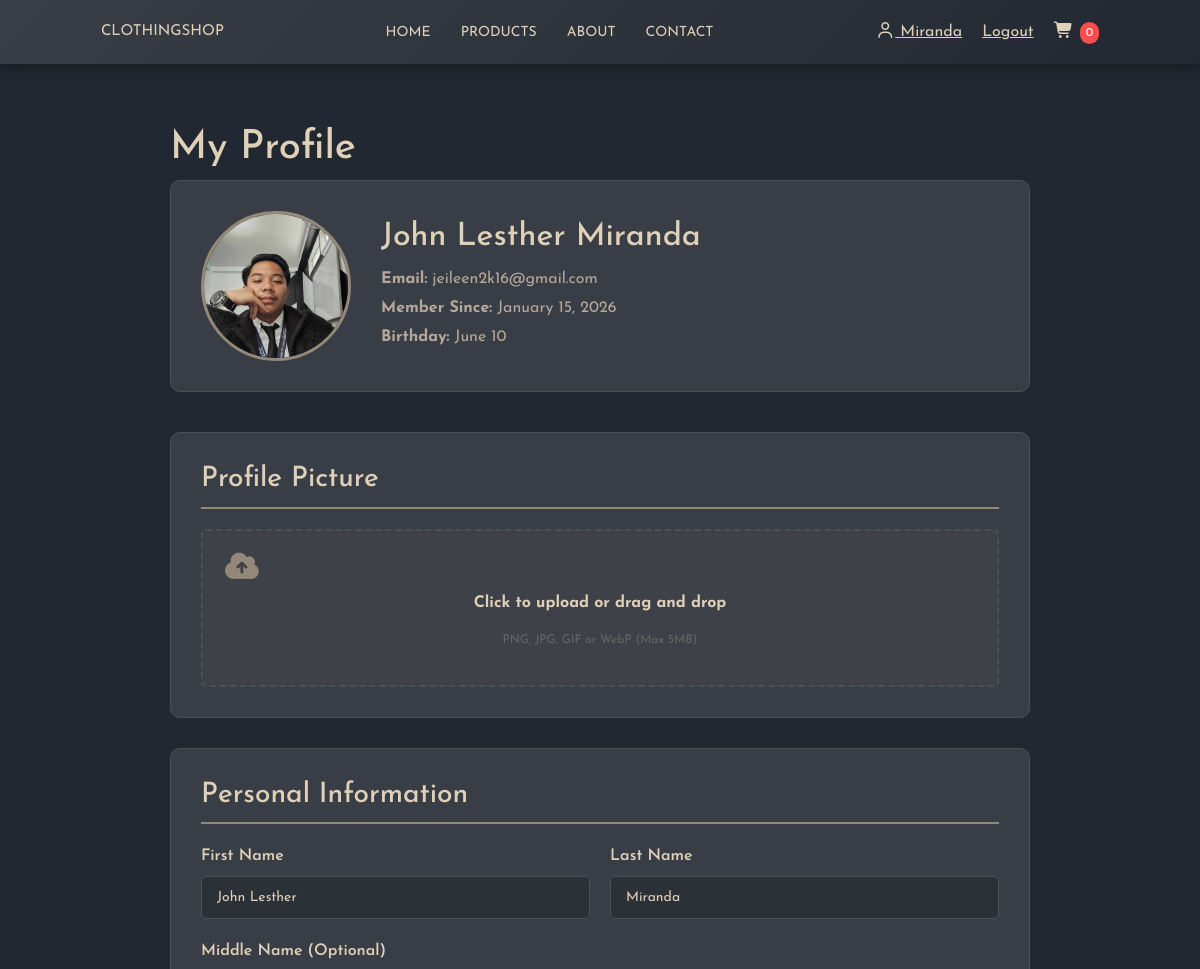
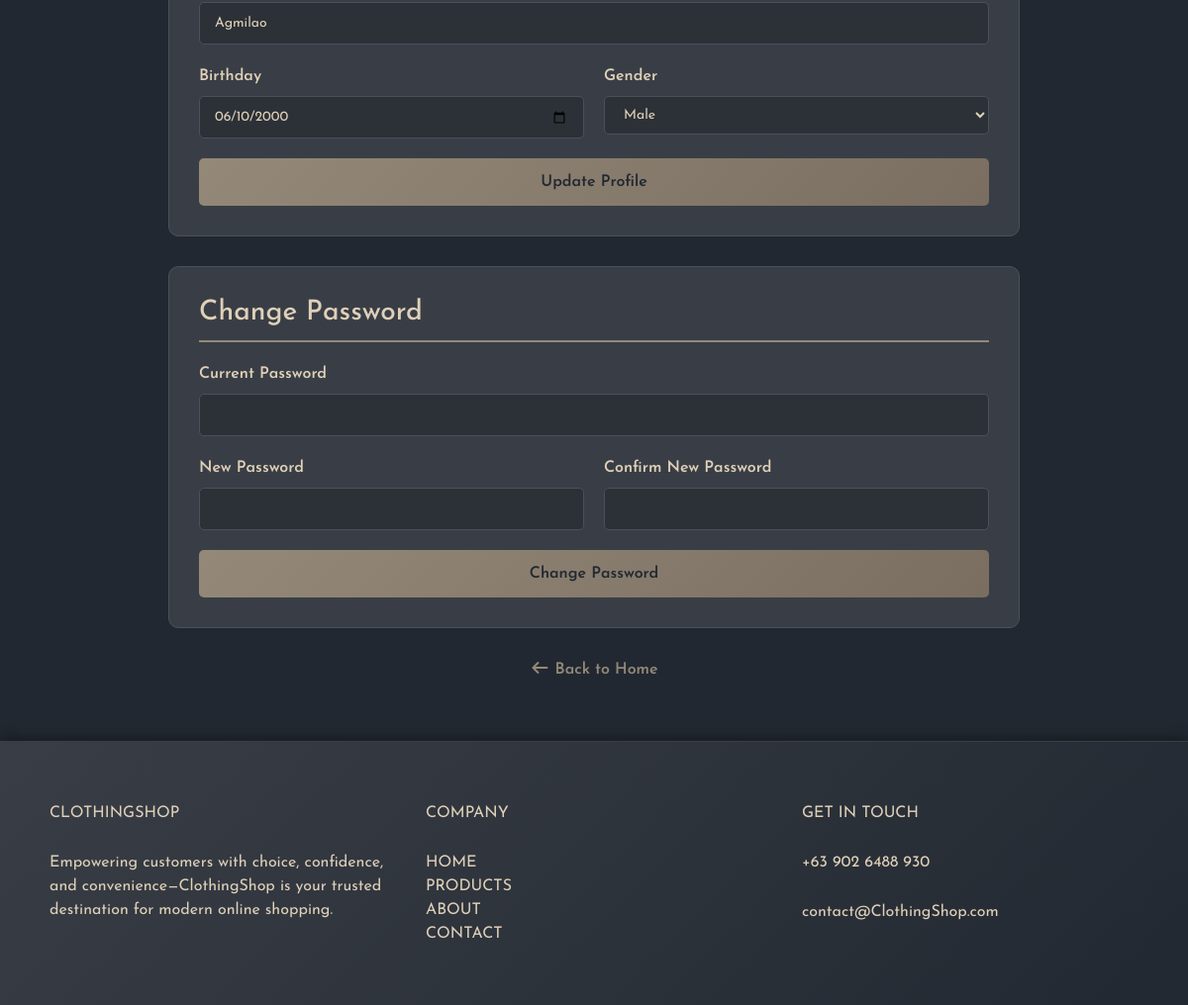
The app's page /profile.php (signed in) with its own data (2 pictures, top to bottom).
### tables this page shows
CREATE TABLE `users` (
  `id` int(10) UNSIGNED NOT NULL,
  `firstName` varchar(255) NOT NULL,
  `lastName` varchar(255) NOT NULL,
  `middleName` varchar(255) NOT NULL,
  `email` varchar(255) NOT NULL,
  `password` varchar(255) NOT NULL,
  `birthday` date NOT NULL,
  `gender` varchar(20) NOT NULL,
  `createdAt` timestamp NOT NULL DEFAULT current_timestamp() COMMENT 'User account creation date and time',
  `profile_picture` varchar(255) DEFAULT NULL
);

### session.php (called while the page is built, shortened)
<?php
function isLoggedIn(){
    return !empty($_SESSION['user_id']);
}
?>

### profile.php (the view, shortened to what this page needs)
<?php
require_once 'session.php';
require_once 'config.php';
$user_id = $_SESSION['user_id'];
$query = "SELECT * FROM users WHERE id = ?";
$stmt = $conn->prepare($query);
$stmt->bind_param("i", $user_id);
$stmt->execute();
$result = $stmt->get_result();
$user = $result->fetch_assoc();
?>
<!DOCTYPE html>
<html lang="en">
<head>
    <link rel="stylesheet" href="https://cdnjs.cloudflare.com/ajax/libs/font-awesome/7.0.1/css/all.min.css" />
    <link href="https://cdn.jsdelivr.net/npm/bootstrap@5.0.2/dist/css/bootstrap.min.css" rel="stylesheet">
    <link rel="stylesheet" href="style.css">
</head>
<body>
    <header>
        <div class="mylogo">CLOTHINGSHOP</div>
        <nav>
            <a href="index.php">HOME</a>
            <a href="products.php">PRODUCTS</a>
            <a href="about.php">ABOUT</a>
            <a href="contact.php">CONTACT</a>
        </nav>
        <div class="logsign">
            <?php if(isLoggedIn()): ?>
                <a href="profile.php"><i class="fa-regular fa-user"></i> <?php echo htmlspecialchars($_SESSION['user_name']); ?></a>
                <a href="logout.php">Logout</a>
            <?php else: ?>
                <a href="login.php"><i class="fa-regular fa-user"></i></a>
            <?php endif; ?>
            <a href="cart.php" id="cart-link"><i class="fa-solid fa-cart-shopping"></i><span id="cart-count" class="cart-badge">0</span></a>
        </div>
    </header>
    <div class="profile-container">
        <h1>My Profile</h1>
        <div class="profile-header">
            <div>
                <?php
                $profilePic = !empty($user['profile_picture']) && file_exists($user['profile_picture'])
                    ? $user['profile_picture']
                    : 'https://via.placeholder.com/150';
                ?>
                <img src="<?php echo htmlspecialchars($profilePic); ?>" alt="Profile Picture" class="profile-picture">
            </div>
            <div class="profile-info">
                <h2><?php echo htmlspecialchars($user['firstName'] . ' ' . $user['lastName']); ?></h2>
                <p><strong>Email:</strong> <?php echo htmlspecialchars($user['email']); ?></p>
                <p><strong>Member Since:</strong> <?php echo date('F d, Y', strtotime($user['createdAt'])); ?></p>
                <p><strong>Birthday:</strong> <?php echo !empty($user['birthday']) ? date('F d', strtotime($user['birthday'])) : 'Not set'; ?></p>
            </div>
        </div>
        <div class="form-section">
            <h3>Profile Picture</h3>
            <form method="POST" enctype="multipart/form-data">
                <div class="picture-upload-area" onclick="document.getElementById('pictureInput').click();">
                    <i class="fas fa-cloud-upload-alt" style="font-size: 30px; color: #948979; margin-bottom: 10px; display: block;"></i>
                    <p><strong>Click to upload or drag and drop</strong></p>
                    <p style="color: #666; font-size: 12px;">PNG, JPG, GIF or WebP (Max 5MB)</p>
                </div>
            </form>
        </div>
        <div class="form-section">
            <h3>Personal Information</h3>
            <form method="POST">
                <div class="form-row">
                    <div class="form-group">
                        <label for="firstName">First Name</label>
                        <input type="text" id="firstName" name="firstName" value="<?php echo htmlspecialchars($user['firstName']); ?>" required>
                    </div>
                    <div class="form-group">
                        <label for="lastName">Last Name</label>
                        <input type="text" id="lastName" name="lastName" value="<?php echo htmlspecialchars($user['lastName']); ?>" required>
                    </div>
                </div>
                <div class="form-group">
                    <label for="middleName">Middle Name (Optional)</label>
                    <input type="text" id="middleName" name="middleName" value="<?php echo htmlspecialchars($user['middleName'] ?? ''); ?>">
                </div>
                <div class="form-row">
                    <div class="form-group">
                        <label for="birthday">Birthday</label>
                        <input type="date" id="birthday" name="birthday" value="<?php echo htmlspecialchars($user['birthday'] ?? ''); ?>">
                    </div>
                    <div class="form-group">
                        <label for="gender">Gender</label>
                        <select id="gender" name="gender">
                            <option value="Male" <?php echo ($user['gender'] === 'Male') ? 'selected' : ''; ?>>Male</option>
                        </select>
                    </div>
                </div>
                <button type="submit" name="update_profile" class="btn-submit">Update Profile</button>
            </form>
        </div>
        <div class="form-section">
            <h3>Change Password</h3>
            <form method="POST">
                <div class="form-group">
                    <label for="current_password">Current Password</label>
                    <input type="password" id="current_password" name="current_password" required>
                </div>
                <div class="form-row">
                    <div class="form-group">
                        <label for="new_password">New Password</label>
                        <input type="password" id="new_password" name="new_password" required>
                    </div>
                    <div class="form-group">
                        <label for="confirm_password">Confirm New Password</label>
                        <input type="password" id="confirm_password" name="confirm_password" required>
                    </div>
                </div>
                <button type="submit" name="change_password" class="btn-submit">Change Password</button>
            </form>
        </div>
        <div style="text-align: center; margin-top: 30px;">
            <a href="index.php" style="color: #948979; text-decoration: none; font-weight: 600;">
                <i class="fas fa-arrow-left"></i> Back to Home
            </a>
        </div>
    </div>
    <footer>
        <div class="container">
            <div class="row">
                <div class="col">
                    <p class="Clo">CLOTHINGSHOP</p>
                    <p>Empowering customers with choice, confidence, and convenience—ClothingShop is your trusted destination for modern online shopping.</p>
                </div>
                <div class="col">
                    <p class="Com">COMPANY</p>
                    <div class="footer-links">
                        <a href="index.php">HOME</a>
                        <a href="products.php">PRODUCTS</a>
                        <a href="about.php">ABOUT</a>
                        <a href="contact.php">CONTACT</a>
                    </div>
                </div>
                <div class="col">
                    <p class="Git">GET IN TOUCH</p>
                    <p>+63 902 6488 930</p>
                    <p>contact@ClothingShop.com</p>
                </div>
            </div>
        </div>
    </footer>
</body>
</html>

### style.css (style rules this page uses)
* { margin: 0; padding: 0; box-sizing: border-box; font-family: "Josefin Sans", sans-serif; font-optical-sizing: auto; font-style: normal; }
body { background-color: #222831; color: #DFD0B8; }
header { color: #DFD0B8; background: linear-gradient(135deg, #393E46 0%, #222831 100%); display: flex; align-items: center; justify-content: space-around; padding: 20px; box-shadow: 0 4px 12px rgba(0, 0, 0, 0.3); }
header .mylogo { cursor: pointer; font-size: 15px; }
nav { display: flex; gap: 30px; }
nav a { color: #DFD0B8; text-decoration: none; font-size: 14px; transition: transform 0.3s ease; }
header .logsign { display: flex; gap: 20px; }
.logsign a { color: #DFD0B8; cursor: pointer; transition: transform 0.3s ease; }
.container { margin-top: 50px; margin-bottom: 50px; }
footer { background: linear-gradient(135deg, #393E46 0%, #222831 100%); color: #DFD0B8; padding: 10px 0; margin-top: 5px; box-shadow: 0 -4px 12px rgba(0, 0, 0, 0.3); border-top: 1px solid #393E46; }
footer .col { display: flex; flex-direction: column; gap: 10px; padding: 0 20px; }
footer .col p { color: #DFD0B8; }
footer .col .footer-links a { display: block; color: #DFD0B8; text-decoration: none; transition: transform 0.3s ease; }
.cart-badge { display: inline-block; background: #ff4d4f; color: #fff; font-size: 12px; padding: 2px 6px; border-radius: 12px; margin-left: 6px; }
.btn-submit { background: linear-gradient(135deg, #948979 0%, #7a6e60 100%); color: #222831; border: none; padding: 12px 40px; border-radius: 6px; font-size: 16px; font-weight: bold; cursor: pointer; transition: all 0.3s; width: 100%; }

### profile.php (style rules this page uses)
body { background-color: #222831; color: #DFD0B8; }
.profile-container { max-width: 900px; margin: 40px auto; padding: 20px; }
.profile-container h1 { color: #DFD0B8; }
.profile-header { display: flex; align-items: center; gap: 30px; margin-bottom: 40px; padding: 30px; background: #393E46; border-radius: 10px; border: 1px solid #4a5159; }
.profile-picture { width: 150px; height: 150px; border-radius: 50%; object-fit: cover; border: 3px solid #948979; }
.profile-info h2 { margin-bottom: 10px; color: #DFD0B8; }
.profile-info p { margin: 5px 0; color: #b5a89a; }
.form-section { background: #393E46; padding: 30px; border-radius: 10px; margin-bottom: 30px; border: 1px solid #4a5159; }
.form-section h3 { margin-bottom: 20px; color: #DFD0B8; border-bottom: 2px solid #948979; padding-bottom: 10px; }
.form-group { margin-bottom: 20px; }
.form-group label { display: block; margin-bottom: 8px; font-weight: 600; color: #DFD0B8; }
.form-group input, .form-group select { width: 100%; padding: 10px 15px; border: 1px solid #4a5159; border-radius: 5px; font-size: 14px; background-color: #2c3137; color: #DFD0B8; }
.form-row { display: grid; grid-template-columns: 1fr 1fr; gap: 20px; }
.btn-submit { background: linear-gradient(135deg, #948979 0%, #7a6e60 100%); color: #222831; padding: 12px 30px; border: none; border-radius: 5px; cursor: pointer; font-weight: 600; transition: background 0.3s; }
.picture-upload-area { border: 2px dashed #4a5159; border-radius: 5px; padding: 20px; text-align: center; cursor: pointer; transition: border-color 0.3s; background-color: rgba(148, 137, 121, 0.05); color: #DFD0B8; }

### records on screen
users: profile_picture (picture), firstName+lastName "John Lesther Miranda", email "jeileen2k16@gmail.com", createdAt "January 15, 2026", birthday "June 10", firstName "John Lesther", lastName "Miranda", middleName "Agmilao", birthday "06/10/2000", gender "Male"

### other values on screen
$_SESSION['user_name'] "Miranda"
